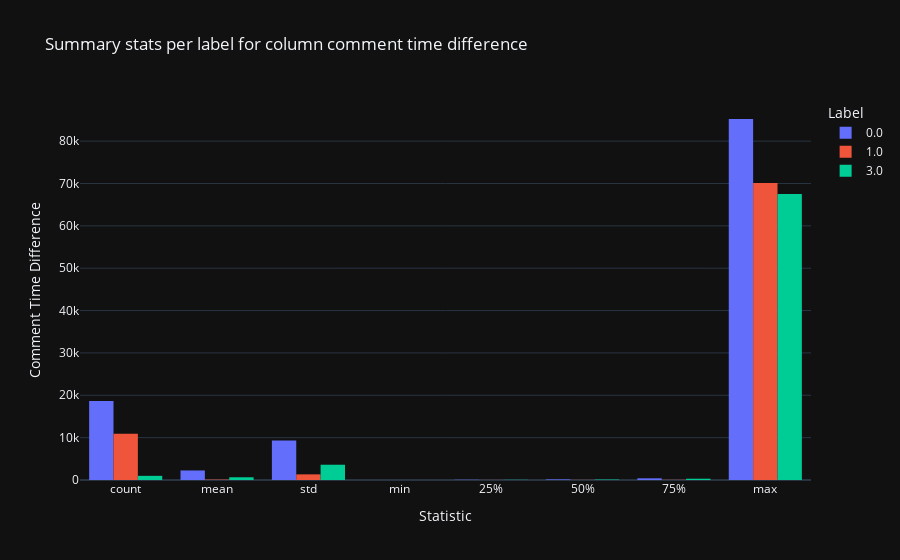

The notebook cell saved with this chart:
### Markdown cell above
### 1.x Comment time difference FIND ALL THE OUTLIERS FOR EACH COLUMNS AND ADD A OUTLIER COLUMN FOR THE USERS

### Code cell
# Describing column for each label
sub_df, fig = df_main.describe_column_by_colcat('comment_time_difference')

print('Comment time diff: ')
display(sub_df.style.format('{:,}'))
fig

### Figure 1 — Plotly figure (JSON) as saved in the notebook; plotly's stock layout.template omitted (floating-point values rounded to 4 significant figures)
{"data": [{"alignmentgroup": "True", "bingroup": "x", "histfunc": "sum", "hovertemplate": "Label=0.0<br>Statistic=%{x}<br>sum of value=%{y}<extra></extra>", "legendgroup": "0.0", "marker": {"color": "#636efa", "pattern": {"shape": ""}}, "name": "0.0", "offsetgroup": "0.0", "orientation": "v", "showlegend": true, "type": "histogram", "x": ["count", "mean", "std", "min", "25%", "50%", "75%", "max"], "xaxis": "x", "y": [18625, 2251, 9335, 4, 56, 144, 399, 85224], "yaxis": "y"}, {"alignmentgroup": "True", "bingroup": "x", "histfunc": "sum", "hovertemplate": "Label=1.0<br>Statistic=%{x}<br>sum of value=%{y}<extra></extra>", "legendgroup": "1.0", "marker": {"color": "#EF553B", "pattern": {"shape": ""}}, "name": "1.0", "offsetgroup": "1.0", "orientation": "v", "showlegend": true, "type": "histogram", "x": ["count", "mean", "std", "min", "25%", "50%", "75%", "max"], "xaxis": "x", "y": [10931, 93, 1331, 4, 18, 25, 40, 70111], "yaxis": "y"}, {"alignmentgroup": "True", "bingroup": "x", "histfunc": "sum", "hovertemplate": "Label=3.0<br>Statistic=%{x}<br>sum of value=%{y}<extra></extra>", "legendgroup": "3.0", "marker": {"color": "#00cc96", "pattern": {"shape": ""}}, "name": "3.0", "offsetgroup": "3.0", "orientation": "v", "showlegend": true, "type": "histogram", "x": ["count", "mean", "std", "min", "25%", "50%", "75%", "max"], "xaxis": "x", "y": [980, 645, 3608, 6, 40, 103, 303, 67532], "yaxis": "y"}], "layout": {"barmode": "group", "legend": {"title": {"text": "Label"}, "tracegroupgap": 0}, "title": {"text": "Summary stats per label for column comment time difference"}, "xaxis": {"anchor": "y", "domain": [0, 1], "title": {"text": "Statistic"}}, "yaxis": {"anchor": "x", "domain": [0, 1], "title": {"text": "Comment Time Difference"}}}}
